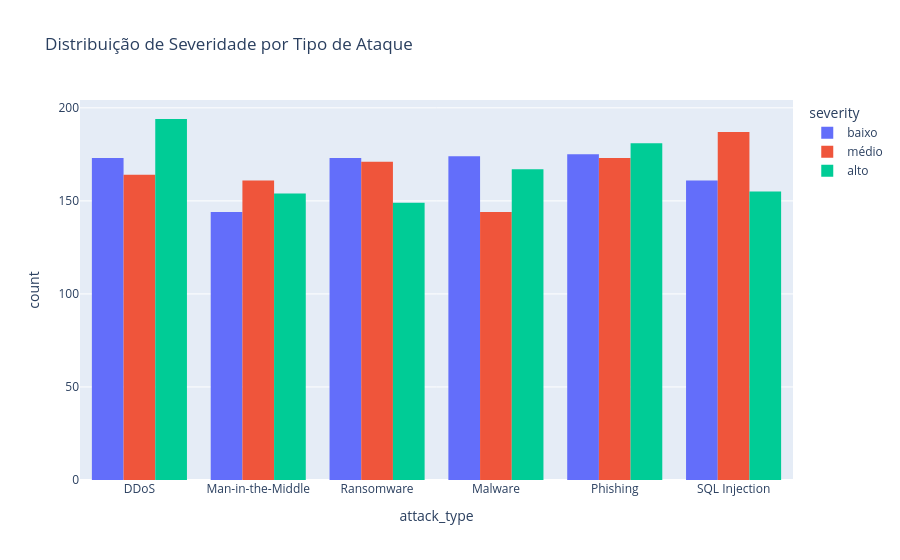

Write notebook code for a chart like this one.
### Code cell
fig5 = px.histogram(
    df,
    x='attack_type',
    color='severity',
    barmode='group',
    title='Distribuição de Severidade por Tipo de Ataque',
    category_orders={'severity': ['baixo', 'médio', 'alto']}
)
fig5.show()

### Figure 1 — Plotly figure (JSON) as saved in the notebook; plotly's stock layout.template omitted (floating-point values rounded to 4 significant figures; data arrays with more than 128 entries replaced by an {"elided": "..."} marker saying what was removed)
{"data": [{"alignmentgroup": "True", "bingroup": "x", "hovertemplate": "severity=baixo<br>attack_type=%{x}<br>count=%{y}<extra></extra>", "legendgroup": "baixo", "marker": {"color": "#636efa", "pattern": {"shape": ""}}, "name": "baixo", "offsetgroup": "baixo", "orientation": "v", "showlegend": true, "type": "histogram", "x": {"elided": "1000 str values"}, "xaxis": "x", "yaxis": "y"}, {"alignmentgroup": "True", "bingroup": "x", "hovertemplate": "severity=médio<br>attack_type=%{x}<br>count=%{y}<extra></extra>", "legendgroup": "médio", "marker": {"color": "#EF553B", "pattern": {"shape": ""}}, "name": "médio", "offsetgroup": "médio", "orientation": "v", "showlegend": true, "type": "histogram", "x": {"elided": "1000 str values"}, "xaxis": "x", "yaxis": "y"}, {"alignmentgroup": "True", "bingroup": "x", "hovertemplate": "severity=alto<br>attack_type=%{x}<br>count=%{y}<extra></extra>", "legendgroup": "alto", "marker": {"color": "#00cc96", "pattern": {"shape": ""}}, "name": "alto", "offsetgroup": "alto", "orientation": "v", "showlegend": true, "type": "histogram", "x": {"elided": "1000 str values"}, "xaxis": "x", "yaxis": "y"}], "layout": {"barmode": "group", "legend": {"title": {"text": "severity"}, "tracegroupgap": 0}, "title": {"text": "Distribuição de Severidade por Tipo de Ataque"}, "xaxis": {"anchor": "y", "domain": [0, 1], "title": {"text": "attack_type"}}, "yaxis": {"anchor": "x", "domain": [0, 1], "title": {"text": "count"}}}}
